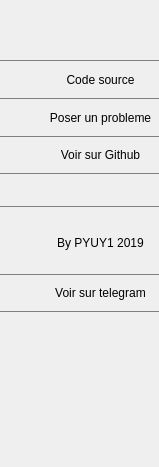
<?xml version="1.0" encoding="UTF-8"?>
<ui version="4.0">
    <class>RightSide</class>
    <widget class="QWidget" name="RightSide">
        <property name="geometry">
            <rect>
                <x>0</x>
                <y>0</y>
                <width>159</width>
                <height>467</height>
            </rect>
        </property>
        <property name="maximumSize">
            <size>
                <width>200</width>
                <height>16777215</height>
            </size>
        </property>
        <property name="windowTitle">
            <string>Form</string>
        </property>
        <layout class="QVBoxLayout" name="verticalLayout">
            <property name="spacing">
                <number>0</number>
            </property>
            <property name="leftMargin">
                <number>0</number>
            </property>
            <property name="topMargin">
                <number>0</number>
            </property>
            <property name="rightMargin">
                <number>0</number>
            </property>
            <item>
                <spacer name="verticalSpacer_2">
                    <property name="orientation">
                        <enum>Qt::Vertical</enum>
                    </property>
                    <property name="sizeType">
                        <enum>QSizePolicy::Fixed</enum>
                    </property>
                    <property name="sizeHint" stdset="0">
                        <size>
                            <width>20</width>
                            <height>60</height>
                        </size>
                    </property>
                </spacer>
            </item>
            <item>
                <widget class="QFrame" name="code_frame">
                    <property name="sizePolicy">
                        <sizepolicy hsizetype="Preferred" vsizetype="Fixed">
                            <horstretch>0</horstretch>
                            <verstretch>0</verstretch>
                        </sizepolicy>
                    </property>
                    <property name="minimumSize">
                        <size>
                            <width>0</width>
                            <height>38</height>
                        </size>
                    </property>
                    <property name="maximumSize">
                        <size>
                            <width>16777215</width>
                            <height>38</height>
                        </size>
                    </property>
                    <property name="cursor">
                        <cursorShape>ArrowCursor</cursorShape>
                    </property>
                    <property name="styleSheet">
                        <string notr="true">QFrame
                            {
                            border-width: 1px 0px 0px 0px;
                            border-style: solid;
                            border-color: grey transparent grey transparent;
                            }
                        </string>
                    </property>
                    <property name="frameShape">
                        <enum>QFrame::StyledPanel</enum>
                    </property>
                    <property name="frameShadow">
                        <enum>QFrame::Raised</enum>
                    </property>
                    <layout class="QHBoxLayout" name="horizontalLayout_8">
                        <property name="spacing">
                            <number>6</number>
                        </property>
                        <property name="leftMargin">
                            <number>12</number>
                        </property>
                        <property name="topMargin">
                            <number>0</number>
                        </property>
                        <property name="rightMargin">
                            <number>0</number>
                        </property>
                        <property name="bottomMargin">
                            <number>0</number>
                        </property>
                        <item>
                            <widget class="QLabel" name="code_icon_label">
                                <property name="minimumSize">
                                    <size>
                                        <width>24</width>
                                        <height>24</height>
                                    </size>
                                </property>
                                <property name="maximumSize">
                                    <size>
                                        <width>24</width>
                                        <height>24</height>
                                    </size>
                                </property>
                                <property name="cursor">
                                    <cursorShape>PointingHandCursor</cursorShape>
                                </property>
                                <property name="styleSheet">
                                    <string notr="true">QLabel
                                        {
                                        border: none;
                                        }
                                    </string>
                                </property>
                                <property name="text">
                                    <string/>
                                </property>
                                <property name="pixmap">
                                    <pixmap resource="icons.qrc">:/svg/code.svg</pixmap>
                                </property>
                                <property name="scaledContents">
                                    <bool>true</bool>
                                </property>
                                <property name="alignment">
                                    <set>Qt::AlignCenter</set>
                                </property>
                            </widget>
                        </item>
                        <item>
                            <widget class="QLabel" name="code_text_label">
                                <property name="cursor">
                                    <cursorShape>PointingHandCursor</cursorShape>
                                </property>
                                <property name="styleSheet">
                                    <string notr="true">QLabel
                                        {
                                        border: none;
                                        }
                                    </string>
                                </property>
                                <property name="text">
                                    <string>Code source</string>
                                </property>
                                <property name="alignment">
                                    <set>Qt::AlignCenter</set>
                                </property>
                            </widget>
                        </item>
                    </layout>
                </widget>
            </item>
            <item>
                <widget class="QFrame" name="question_frame">
                    <property name="sizePolicy">
                        <sizepolicy hsizetype="Preferred" vsizetype="Fixed">
                            <horstretch>0</horstretch>
                            <verstretch>0</verstretch>
                        </sizepolicy>
                    </property>
                    <property name="minimumSize">
                        <size>
                            <width>0</width>
                            <height>38</height>
                        </size>
                    </property>
                    <property name="maximumSize">
                        <size>
                            <width>16777215</width>
                            <height>38</height>
                        </size>
                    </property>
                    <property name="cursor">
                        <cursorShape>ArrowCursor</cursorShape>
                    </property>
                    <property name="styleSheet">
                        <string notr="true">QFrame
                            {
                            background: transparent;
                            border-width: 1px 0px 0px 0px;
                            border-style: solid;
                            border-color: grey transparent grey transparent;
                            }
                        </string>
                    </property>
                    <property name="frameShape">
                        <enum>QFrame::StyledPanel</enum>
                    </property>
                    <property name="frameShadow">
                        <enum>QFrame::Raised</enum>
                    </property>
                    <layout class="QHBoxLayout" name="horizontalLayout_7">
                        <property name="spacing">
                            <number>6</number>
                        </property>
                        <property name="leftMargin">
                            <number>12</number>
                        </property>
                        <property name="topMargin">
                            <number>0</number>
                        </property>
                        <property name="rightMargin">
                            <number>0</number>
                        </property>
                        <property name="bottomMargin">
                            <number>0</number>
                        </property>
                        <item>
                            <widget class="QLabel" name="question_icon_label">
                                <property name="minimumSize">
                                    <size>
                                        <width>24</width>
                                        <height>24</height>
                                    </size>
                                </property>
                                <property name="maximumSize">
                                    <size>
                                        <width>24</width>
                                        <height>24</height>
                                    </size>
                                </property>
                                <property name="cursor">
                                    <cursorShape>PointingHandCursor</cursorShape>
                                </property>
                                <property name="styleSheet">
                                    <string notr="true">QLabel
                                        {
                                        border: none;
                                        }
                                    </string>
                                </property>
                                <property name="text">
                                    <string/>
                                </property>
                                <property name="pixmap">
                                    <pixmap resource="icons.qrc">:/svg/question-mark.svg</pixmap>
                                </property>
                                <property name="scaledContents">
                                    <bool>true</bool>
                                </property>
                                <property name="alignment">
                                    <set>Qt::AlignCenter</set>
                                </property>
                            </widget>
                        </item>
                        <item>
                            <widget class="QLabel" name="question_text_label">
                                <property name="cursor">
                                    <cursorShape>PointingHandCursor</cursorShape>
                                </property>
                                <property name="styleSheet">
                                    <string notr="true">QLabel
                                        {
                                        border: none;
                                        }
                                    </string>
                                </property>
                                <property name="text">
                                    <string>Poser un probleme</string>
                                </property>
                                <property name="alignment">
                                    <set>Qt::AlignCenter</set>
                                </property>
                            </widget>
                        </item>
                    </layout>
                </widget>
            </item>
            <item>
                <widget class="QFrame" name="github_frame">
                    <property name="sizePolicy">
                        <sizepolicy hsizetype="Preferred" vsizetype="Fixed">
                            <horstretch>0</horstretch>
                            <verstretch>0</verstretch>
                        </sizepolicy>
                    </property>
                    <property name="minimumSize">
                        <size>
                            <width>0</width>
                            <height>38</height>
                        </size>
                    </property>
                    <property name="maximumSize">
                        <size>
                            <width>16777215</width>
                            <height>38</height>
                        </size>
                    </property>
                    <property name="cursor">
                        <cursorShape>ArrowCursor</cursorShape>
                    </property>
                    <property name="styleSheet">
                        <string notr="true">QFrame
                            {
                            background: transparent;
                            border-width: 1px 0px 1px 0px;
                            border-style: solid;
                            border-color: grey transparent grey transparent;
                            }
                        </string>
                    </property>
                    <property name="frameShape">
                        <enum>QFrame::StyledPanel</enum>
                    </property>
                    <property name="frameShadow">
                        <enum>QFrame::Raised</enum>
                    </property>
                    <layout class="QHBoxLayout" name="horizontalLayout_6">
                        <property name="spacing">
                            <number>6</number>
                        </property>
                        <property name="leftMargin">
                            <number>12</number>
                        </property>
                        <property name="topMargin">
                            <number>0</number>
                        </property>
                        <property name="rightMargin">
                            <number>0</number>
                        </property>
                        <property name="bottomMargin">
                            <number>0</number>
                        </property>
                        <item>
                            <widget class="QLabel" name="github_icon_label">
                                <property name="minimumSize">
                                    <size>
                                        <width>24</width>
                                        <height>24</height>
                                    </size>
                                </property>
                                <property name="maximumSize">
                                    <size>
                                        <width>24</width>
                                        <height>24</height>
                                    </size>
                                </property>
                                <property name="cursor">
                                    <cursorShape>PointingHandCursor</cursorShape>
                                </property>
                                <property name="styleSheet">
                                    <string notr="true">QLabel
                                        {
                                        border: none;
                                        }
                                    </string>
                                </property>
                                <property name="text">
                                    <string/>
                                </property>
                                <property name="pixmap">
                                    <pixmap resource="icons.qrc">:/svg/github.svg</pixmap>
                                </property>
                                <property name="scaledContents">
                                    <bool>true</bool>
                                </property>
                                <property name="alignment">
                                    <set>Qt::AlignCenter</set>
                                </property>
                            </widget>
                        </item>
                        <item>
                            <widget class="QLabel" name="github_text_label">
                                <property name="cursor">
                                    <cursorShape>PointingHandCursor</cursorShape>
                                </property>
                                <property name="styleSheet">
                                    <string notr="true">QLabel
                                        {
                                        border: none;
                                        }
                                    </string>
                                </property>
                                <property name="text">
                                    <string>Voir sur Github</string>
                                </property>
                                <property name="alignment">
                                    <set>Qt::AlignCenter</set>
                                </property>
                            </widget>
                        </item>
                    </layout>
                </widget>
            </item>
            <item>
                <spacer name="verticalSpacer">
                    <property name="orientation">
                        <enum>Qt::Vertical</enum>
                    </property>
                    <property name="sizeType">
                        <enum>QSizePolicy::Fixed</enum>
                    </property>
                    <property name="sizeHint" stdset="0">
                        <size>
                            <width>20</width>
                            <height>28</height>
                        </size>
                    </property>
                </spacer>
            </item>
            <item>
                <widget class="QFrame" name="python_frame">
                    <property name="minimumSize">
                        <size>
                            <width>0</width>
                            <height>72</height>
                        </size>
                    </property>
                    <property name="maximumSize">
                        <size>
                            <width>16777215</width>
                            <height>64</height>
                        </size>
                    </property>
                    <property name="cursor">
                        <cursorShape>ArrowCursor</cursorShape>
                    </property>
                    <property name="styleSheet">
                        <string notr="true">QFrame
                            {
                            background: transparent;
                            border-width: 1px 0px 0px 0px;
                            border-style: solid;
                            border-color: grey transparent grey transparent;
                            }
                        </string>
                    </property>
                    <property name="frameShape">
                        <enum>QFrame::StyledPanel</enum>
                    </property>
                    <property name="frameShadow">
                        <enum>QFrame::Raised</enum>
                    </property>
                    <layout class="QHBoxLayout" name="horizontalLayout_4">
                        <property name="spacing">
                            <number>6</number>
                        </property>
                        <property name="leftMargin">
                            <number>12</number>
                        </property>
                        <property name="topMargin">
                            <number>0</number>
                        </property>
                        <property name="rightMargin">
                            <number>0</number>
                        </property>
                        <property name="bottomMargin">
                            <number>0</number>
                        </property>
                        <item>
                            <widget class="QLabel" name="python_icon_label">
                                <property name="minimumSize">
                                    <size>
                                        <width>24</width>
                                        <height>24</height>
                                    </size>
                                </property>
                                <property name="maximumSize">
                                    <size>
                                        <width>24</width>
                                        <height>24</height>
                                    </size>
                                </property>
                                <property name="cursor">
                                    <cursorShape>PointingHandCursor</cursorShape>
                                </property>
                                <property name="styleSheet">
                                    <string notr="true">QLabel
                                        {
                                        border: none;
                                        }
                                    </string>
                                </property>
                                <property name="text">
                                    <string/>
                                </property>
                                <property name="pixmap">
                                    <pixmap resource="icons.qrc">:/svg/pythonUY1.svg</pixmap>
                                </property>
                                <property name="scaledContents">
                                    <bool>true</bool>
                                </property>
                            </widget>
                        </item>
                        <item>
                            <widget class="QLabel" name="python_text_label">
                                <property name="cursor">
                                    <cursorShape>PointingHandCursor</cursorShape>
                                </property>
                                <property name="styleSheet">
                                    <string notr="true">QLabel
                                        {
                                        border: none;
                                        }
                                    </string>
                                </property>
                                <property name="text">
                                    <string>By PYUY1 2019</string>
                                </property>
                                <property name="alignment">
                                    <set>Qt::AlignCenter</set>
                                </property>
                            </widget>
                        </item>
                    </layout>
                </widget>
            </item>
            <item>
                <widget class="QFrame" name="telegram_frame">
                    <property name="sizePolicy">
                        <sizepolicy hsizetype="Preferred" vsizetype="Fixed">
                            <horstretch>0</horstretch>
                            <verstretch>0</verstretch>
                        </sizepolicy>
                    </property>
                    <property name="minimumSize">
                        <size>
                            <width>0</width>
                            <height>38</height>
                        </size>
                    </property>
                    <property name="maximumSize">
                        <size>
                            <width>16777215</width>
                            <height>38</height>
                        </size>
                    </property>
                    <property name="cursor">
                        <cursorShape>ArrowCursor</cursorShape>
                    </property>
                    <property name="styleSheet">
                        <string notr="true">QFrame
                            {
                            background: transparent;
                            border-width: 1px 0px 1px 0px;
                            border-style: solid;
                            border-color: grey transparent grey transparent;
                            }
                        </string>
                    </property>
                    <property name="frameShape">
                        <enum>QFrame::StyledPanel</enum>
                    </property>
                    <property name="frameShadow">
                        <enum>QFrame::Raised</enum>
                    </property>
                    <layout class="QHBoxLayout" name="horizontalLayout_5">
                        <property name="spacing">
                            <number>6</number>
                        </property>
                        <property name="leftMargin">
                            <number>12</number>
                        </property>
                        <property name="topMargin">
                            <number>0</number>
                        </property>
                        <property name="rightMargin">
                            <number>0</number>
                        </property>
                        <property name="bottomMargin">
                            <number>0</number>
                        </property>
                        <item>
                            <widget class="QLabel" name="telegram_icon_label">
                                <property name="minimumSize">
                                    <size>
                                        <width>24</width>
                                        <height>24</height>
                                    </size>
                                </property>
                                <property name="maximumSize">
                                    <size>
                                        <width>24</width>
                                        <height>24</height>
                                    </size>
                                </property>
                                <property name="cursor">
                                    <cursorShape>PointingHandCursor</cursorShape>
                                </property>
                                <property name="styleSheet">
                                    <string notr="true">QLabel
                                        {
                                        border: none;
                                        }
                                    </string>
                                </property>
                                <property name="text">
                                    <string/>
                                </property>
                                <property name="pixmap">
                                    <pixmap resource="icons.qrc">:/svg/telegram.svg</pixmap>
                                </property>
                                <property name="scaledContents">
                                    <bool>true</bool>
                                </property>
                                <property name="alignment">
                                    <set>Qt::AlignCenter</set>
                                </property>
                            </widget>
                        </item>
                        <item>
                            <widget class="QLabel" name="telegram_text_label">
                                <property name="cursor">
                                    <cursorShape>PointingHandCursor</cursorShape>
                                </property>
                                <property name="styleSheet">
                                    <string notr="true">QLabel
                                        {
                                        border: none;
                                        }
                                    </string>
                                </property>
                                <property name="text">
                                    <string>Voir sur telegram</string>
                                </property>
                                <property name="alignment">
                                    <set>Qt::AlignCenter</set>
                                </property>
                            </widget>
                        </item>
                    </layout>
                </widget>
            </item>
            <item>
                <spacer name="verticalSpacer_3">
                    <property name="orientation">
                        <enum>Qt::Vertical</enum>
                    </property>
                    <property name="sizeHint" stdset="0">
                        <size>
                            <width>20</width>
                            <height>40</height>
                        </size>
                    </property>
                </spacer>
            </item>
        </layout>
    </widget>
    <resources>
        <include location="icons.qrc"/>
    </resources>
    <connections/>
</ui>
